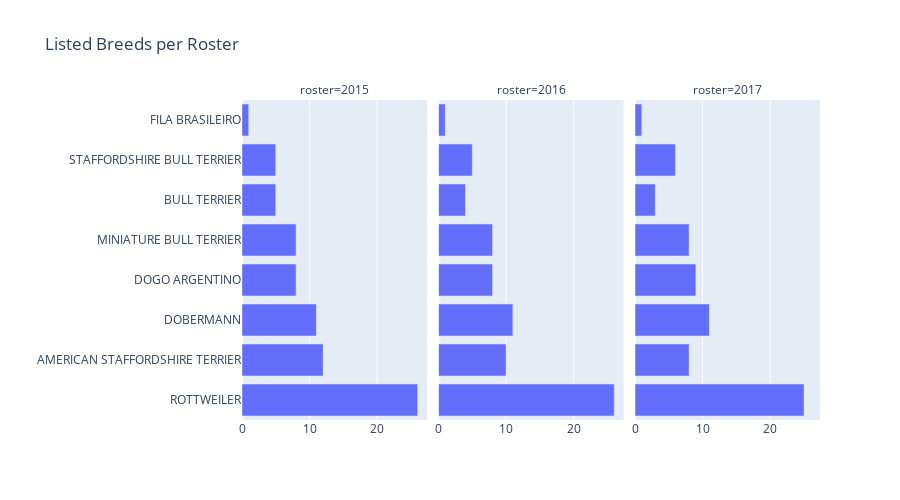

This figure's notebook cell:
### Code cell
def search_listed_dogs(breed):
    if breed is not None:
        pattern = re.compile(
            r"rottweiler|doberman|staffordshire|dogo|fila|bull terrier",
            flags=re.IGNORECASE,
        )
        if re.search(
            pattern,
            breed,
        ):
            return True
    return False


listed_dogs = dog_owner_df[
    dog_owner_df["breed1_std"].apply(lambda x: search_listed_dogs(x))
]


grouped_listed_dog_roster = (
    listed_dogs.groupby(["roster", "breed1_std"])
    .size()
    .reset_index(name="counts")
    .sort_values(by="counts", ascending=False)
)

fig = px.bar(
    grouped_listed_dog_roster,
    x="counts",
    y="breed1_std",
    orientation="h",
    title="Listed Breeds per Roster",
    labels={"counts": "", "breed1_std": ""},
    facet_col="roster",
    height=500,
)
fig.update_traces(hovertemplate="Breed: %{y}<br>Count: %{x}")
fig.update_layout(showlegend=False)
fig.show()

### Figure 1 — Plotly figure (JSON) as saved in the notebook; plotly's stock layout.template omitted (floating-point values rounded to 4 significant figures)
{"data": [{"alignmentgroup": "True", "hovertemplate": "Breed: %{y}<br>Count: %{x}", "legendgroup": "", "marker": {"color": "#636efa", "pattern": {"shape": ""}}, "name": "", "offsetgroup": "", "orientation": "h", "showlegend": false, "textposition": "auto", "type": "bar", "x": [26, 12, 11, 8, 8, 5, 5, 1], "xaxis": "x", "y": ["ROTTWEILER", "AMERICAN STAFFORDSHIRE TERRIER", "DOBERMANN", "DOGO ARGENTINO", "MINIATURE BULL TERRIER", "BULL TERRIER", "STAFFORDSHIRE BULL TERRIER", "FILA BRASILEIRO"], "yaxis": "y"}, {"alignmentgroup": "True", "hovertemplate": "Breed: %{y}<br>Count: %{x}", "legendgroup": "", "marker": {"color": "#636efa", "pattern": {"shape": ""}}, "name": "", "offsetgroup": "", "orientation": "h", "showlegend": false, "textposition": "auto", "type": "bar", "x": [26, 11, 10, 8, 8, 5, 4, 1], "xaxis": "x2", "y": ["ROTTWEILER", "DOBERMANN", "AMERICAN STAFFORDSHIRE TERRIER", "DOGO ARGENTINO", "MINIATURE BULL TERRIER", "STAFFORDSHIRE BULL TERRIER", "BULL TERRIER", "FILA BRASILEIRO"], "yaxis": "y2"}, {"alignmentgroup": "True", "hovertemplate": "Breed: %{y}<br>Count: %{x}", "legendgroup": "", "marker": {"color": "#636efa", "pattern": {"shape": ""}}, "name": "", "offsetgroup": "", "orientation": "h", "showlegend": false, "textposition": "auto", "type": "bar", "x": [25, 11, 9, 8, 8, 6, 3, 1], "xaxis": "x3", "y": ["ROTTWEILER", "DOBERMANN", "DOGO ARGENTINO", "AMERICAN STAFFORDSHIRE TERRIER", "MINIATURE BULL TERRIER", "STAFFORDSHIRE BULL TERRIER", "BULL TERRIER", "FILA BRASILEIRO"], "yaxis": "y3"}], "layout": {"annotations": [{"font": {}, "showarrow": false, "text": "roster=2015", "x": 0.16, "xanchor": "center", "xref": "paper", "y": 1, "yanchor": "bottom", "yref": "paper"}, {"font": {}, "showarrow": false, "text": "roster=2016", "x": 0.5, "xanchor": "center", "xref": "paper", "y": 1, "yanchor": "bottom", "yref": "paper"}, {"font": {}, "showarrow": false, "text": "roster=2017", "x": 0.84, "xanchor": "center", "xref": "paper", "y": 1, "yanchor": "bottom", "yref": "paper"}], "barmode": "relative", "height": 500, "legend": {"tracegroupgap": 0}, "showlegend": false, "title": {"text": "Listed Breeds per Roster"}, "xaxis": {"anchor": "y", "domain": [0, 0.32], "title": {"text": ""}}, "xaxis2": {"anchor": "y2", "domain": [0.34, 0.66], "matches": "x", "title": {"text": ""}}, "xaxis3": {"anchor": "y3", "domain": [0.68, 1.0], "matches": "x", "title": {"text": ""}}, "yaxis": {"anchor": "x", "domain": [0, 1], "title": {"text": ""}}, "yaxis2": {"anchor": "x2", "domain": [0, 1], "matches": "y", "showticklabels": false}, "yaxis3": {"anchor": "x3", "domain": [0, 1], "matches": "y", "showticklabels": false}}}
